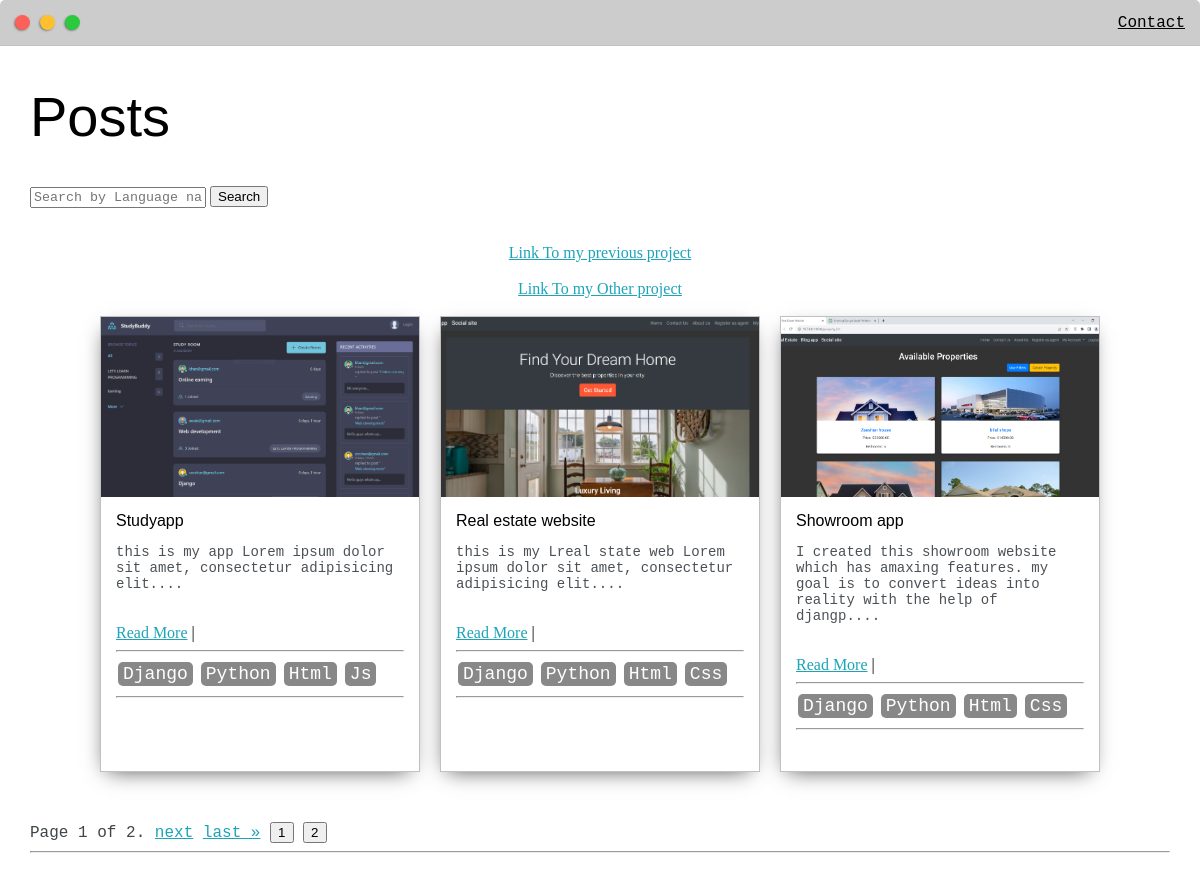
The page /posts on the database its author committed.
### webapp/models.py (models this page shows, shortened)
class posts(models.Model):
    headline = models.CharField( max_length=50)
    sub_headline = models.CharField( max_length=250)
    thumbnail= models.ImageField(null=True , blank=True , default='desktop wallpaper.jpg')
    body = models.TextField(null=True , blank=True)
    created = models.DateTimeField( auto_now_add=True)
    tags=models.ManyToManyField(tags, null=True)

class tags(models.Model):
    name = models.CharField( max_length=50)
    def __str__(self):
        return self.name

### webapp/views.py (the view)
# urls.py: path('posts' ,views.Posts, name='posts'),
def Posts(request):
    items_per_page = 3  # Define how many items per page you want to display
    search_query = request.GET.get('q', '')  # Get the search query from the URL parameter
    queryset = posts.objects.all()
    if search_query:
        queryset=queryset.filter( Q(tags__name__icontains=search_query))
    queryset = queryset.distinct()
    paginator = Paginator(queryset, items_per_page)
    page = request.GET.get('page')  # Get the current page number from the request
    items = paginator.get_page(page)
    return render(request, 'webapp/post.html', {'items': items, 'search_query': search_query})

### webapp/templates/webapp/post.html (shortened to what this page needs)
{% extends "webapp/base.html" %}
{% load static %}
{% block content %}
<div class='main-container'>
    <h1>Posts</h1>
    <form action="{% url 'posts' %}" method="get">
        <input type="text" name="q" placeholder="Search by Language name    " value="{{ search_query }}">
        <button type="submit">Search</button>
    </form>
    <br>
    <br>
    <div style="text-align: center;">
    <a  href="https://zeeshansikander07.pythonanywhere.com/">Link To my previous project</a>
    <br>
    <br>
    <a  href="https://zeeshansikander.pythonanywhere.com/">Link To my Other project</a>
    <br>
</div>
    <br>
    {% if items %}
        <div class="post-wrapper">
            {% for post in items %}
                <div class="post">
                    <img class="thumbnail" src="{{ post.thumbnail.url }}">
                    <div class="post-preview">
                        <h6 class="post-title">{{ post.headline }}</h6>
                        <p class="post-intro">{{ post.sub_headline }}....</p>
                        <br>
                        <a href="{% url 'post' post.id %}">Read More</a> |
                        <hr>
                        {% for tag in post.tags.all %}
                            <span class="tags">{{ tag }}</span>
                        {% endfor %}
                        <hr>
                        <br>
                    </div>
                </div>
            {% endfor %}
        </div>
        <div class="pagination">
            <span class="step-links">
                <span class="current-page">
                    Page {{ items.number }} of {{ items.paginator.num_pages }}.
                </span>
                {% if items.has_next %}
                    <a href="?page={{ items.next_page_number }}">next</a>
                    <a href="?page={{ items.paginator.num_pages }}">last &raquo;</a>
                {% endif %}
                {% for i in items.paginator.page_range %}
                    {% if items.number == i %}
                        <button class="current-page-btn">{{ i }}</button>
                    {% else %}
                        <a href="?page={{ i }}"><button class="page-btn">{{ i }}</button></a>
                    {% endif %}
                {% endfor %}
                <hr>
            </span>
        </div>
    {% else %}
        <p>No posts found matching your search criteria.</p>
    {% endif %}
</div>
{% endblock content %}

### static/css/default.css (style rules this page uses)
:root { --mainColor:#cdcccc; --secondaryColor:#fef3f3; --borderColor:#c1c1c1; --mainText:black; --secondaryText:#404549; --themeDotBorder:#24292e; --previewBg:rgb(251, 249, 243, 0.8); --previewShadow:#f0ead6; --buttonColor:rgb(26, 120, 43); }
html, body { padding: 0; margin: 0; scroll-behavior: smooth; }
body * { transition: 0.3s; }
h1, h2, h3, h4, h5, h6, strong { color: var(--mainText); font-family: 'Russo One', sans-serif; font-weight: 500; }
p, li, span, label, input, textarea { color: var(--secondaryText); font-family: 'Roboto Mono', monospace; }
a { color:rgb(28, 164, 184); }
h1 { font-size: 56px; }
h6 { font-size: 16px; }
.main-container { width: 1200px; margin: 0 auto; }
.post-wrapper { display: grid; grid-template-columns: repeat(auto-fit, 320px); gap:20px; justify-content: center; padding-bottom: 50px; }
.post { border:1px solid var(--borderColor); -webkit-box-shadow: -2px 7px 21px -9px rgba(0,0,0,0.75); -moz-box-shadow: -2px 7px 21px -9px rgba(0,0,0,0.75); box-shadow: -2px 7px 21px -9px rgba(0,0,0,0.75); }
.thumbnail { display: block; width: 100%; height:180px; object-fit: cover; }
.post-preview { background-color: #fff; padding:15px; }
.post-title { color:black; margin: 0; }
.post-intro { color:#4b5156; font-size: 14px; }
.tags { display: inline-block; color: #fff; background-color: #3300ff; border-radius: 5px; margin: 2px; padding: 2px , 5px; font-size: 12px; }
@media screen and (max-width: 1200px) { .main-container { width: 95%; } }

### webapp/templates/webapp/base.html (style rules this page uses)
body { padding-bottom: 60px; }

### webapp/templates/webapp/post.html (style rules this page uses)
.tags { display: inline-block; color: #fff; background-color: #888; border-radius: 5px; margin: 2px; padding: 2px 5px; font-size: 18px; }

### rows shown on the page
posts: thumbnail (picture), headline "Studyapp", sub_headline "this is my app Lorem ipsum dolor sit amet, consectetur adipisicing elit"
tags: name "Django"
tags: name "Python"
tags: name "Html"
tags: name "Js"
posts: thumbnail (picture), headline "Real estate website", sub_headline "this is my Lreal state web Lorem ipsum dolor sit amet, consectetur adipisicing elit"
tags: name "Css"
posts: thumbnail (picture), headline "Showroom app", sub_headline "I created this showroom website which has amaxing features. my goal is to convert ideas into reality with the help of djangp"

### other values the page prints
{{ items.number }} "1"
{{ items.paginator.num_pages }} "2"
{{ i }} "1"
{{ i }} "2"
